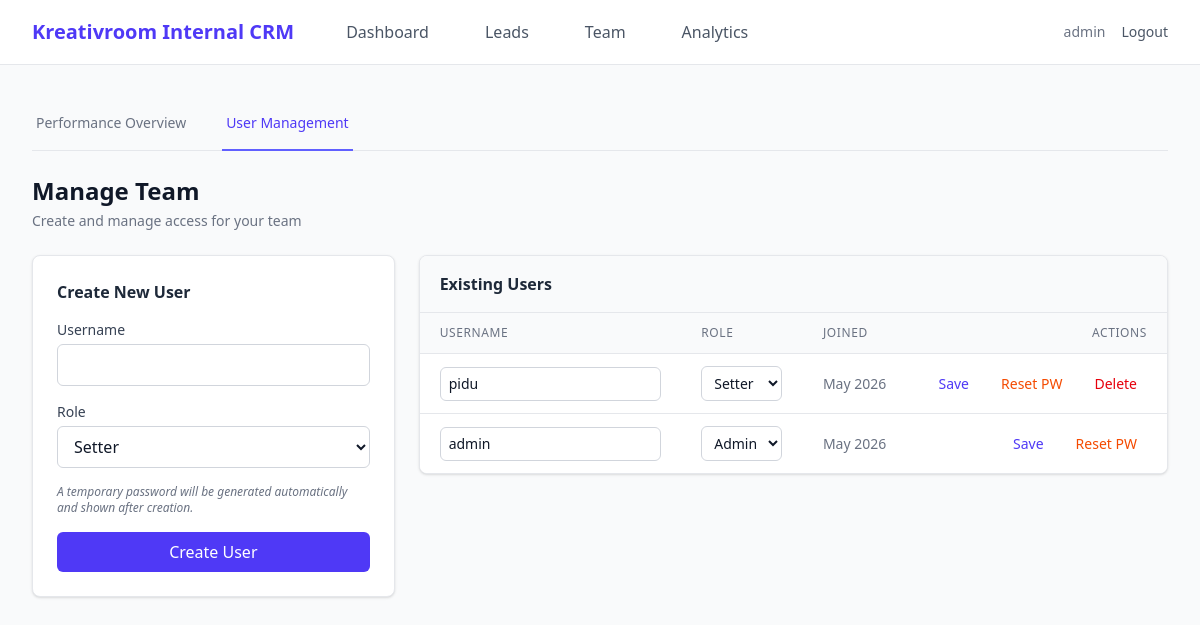
Page /admin/users (signed in) on the committed database.
### instagram_crm/models.py (models this page shows, shortened)
class User(UserMixin, db.Model):
    __tablename__ = "users"
    id            = db.Column(db.Integer, primary_key=True)
    username      = db.Column(db.String(255), unique=True, nullable=False)
    password_hash = db.Column(db.String(255), nullable=False)
    role          = db.Column(db.String(50), default="setter")
    last_login    = db.Column(db.DateTime, nullable=True)
    created_at    = db.Column(db.DateTime, default=datetime.utcnow)
    leads      = db.relationship("Lead", backref="setter", lazy="dynamic")
    activities = db.relationship("Activity", backref="user", lazy="dynamic")
    @property
    def is_admin(self) -> bool:
        return self.role == "admin"

### instagram_crm/admin.py (the view)
@admin_bp.route("/users")
@admin_required
def users():
    search    = request.args.get("q", "").strip().lower()
    query     = User.query
    if search:
        query = query.filter(User.username.ilike(f"%{search}%"))
    all_users = query.order_by(User.created_at.desc()).all()
    return render_template("admin/users.html", users=all_users, search=search)

### instagram_crm/admin.py (called while the page is built)
def admin_required(fn):
    from functools import wraps
    @wraps(fn)
    @login_required
    def wrapper(*args, **kwargs):
        if not current_user.is_admin:
            abort(403)
        return fn(*args, **kwargs)
    return wrapper

### instagram_crm/templates/admin/users.html (shortened to what this page needs)
{% extends "base.html" %}
{% block content %}
<div class="mb-6">
  <div class="border-b border-gray-200">
    <nav class="-mb-px flex space-x-8" aria-label="Tabs">
      <a href="{{ url_for('admin.team') }}" class="{% if request.endpoint == 'admin.team' %}border-indigo-500 text-indigo-600{% else %}border-transparent text-gray-500 hover:border-gray-300 hover:text-gray-700{% endif %} whitespace-nowrap py-4 px-1 border-b-2 font-medium text-sm">Performance Overview</a>
      <a href="{{ url_for('admin.users') }}" class="{% if request.endpoint == 'admin.users' %}border-indigo-500 text-indigo-600{% else %}border-transparent text-gray-500 hover:border-gray-300 hover:text-gray-700{% endif %} whitespace-nowrap py-4 px-1 border-b-2 font-medium text-sm">User Management</a>
    </nav>
  </div>
</div>
<div class="mb-6 flex justify-between items-center flex-wrap gap-4">
  <div>
    <h1 class="text-2xl font-bold text-gray-900">Manage Team</h1>
    <p class="text-sm text-gray-500 mt-1">Create and manage access for your team</p>
  </div>
</div>
<div class="grid grid-cols-1 md:grid-cols-3 gap-6">
  <div class="md:col-span-1">
    <div class="bg-white border border-gray-200 rounded-lg shadow-sm p-6">
      <h2 class="font-semibold text-gray-800 mb-4">Create New User</h2>
      <form method="POST" action="{{ url_for('admin.add_user') }}" class="space-y-4">
        <div>
          <label class="block text-sm font-medium text-gray-700 mb-1">Username</label>
          <input type="text" name="username" required class="w-full px-3 py-2 border border-gray-300 rounded-md focus:outline-none focus:ring-2 focus:ring-indigo-500">
        </div>
        <div>
          <label class="block text-sm font-medium text-gray-700 mb-1">Role</label>
          <select name="role" class="w-full px-3 py-2 border border-gray-300 rounded-md focus:outline-none focus:ring-2 focus:ring-indigo-500 bg-white">
            <option value="setter">Setter</option>
          </select>
        </div>
        <p class="text-xs text-gray-500 italic">A temporary password will be generated automatically and shown after creation.</p>
        <button type="submit" class="w-full bg-indigo-600 text-white font-medium py-2 px-4 rounded-md hover:bg-indigo-700 transition-colors">
          Create User
        </button>
      </form>
    </div>
  </div>
  <div class="md:col-span-2">
    <div class="bg-white border border-gray-200 rounded-lg shadow-sm overflow-hidden">
      <div class="px-5 py-4 border-b border-gray-200 bg-gray-50">
        <h2 class="font-semibold text-gray-800">Existing Users</h2>
      </div>
      <div class="overflow-x-auto">
        <table class="min-w-full divide-y divide-gray-200 text-sm text-left">
          <thead class="bg-gray-50 text-gray-500 uppercase tracking-wider text-xs">
            <tr>
              <th class="px-5 py-3 font-medium">Username</th>
              <th class="px-5 py-3 font-medium">Role</th>
              <th class="px-5 py-3 font-medium">Joined</th>
              <th class="px-5 py-3 font-medium text-right">Actions</th>
            </tr>
          </thead>
          <tbody class="divide-y divide-gray-200 bg-white">
            {% for u in users %}
            <tr class="hover:bg-gray-50">
              <td class="px-5 py-3">
                <form id="edit-user-{{ u.id }}" method="POST" action="{{ url_for('admin.edit_user', user_id=u.id) }}" class="flex flex-col gap-1">
                  <input type="text" name="username" value="{{ u.username }}" required
                    class="w-full min-w-48 px-2 py-1.5 border border-gray-300 rounded-md text-sm focus:outline-none focus:ring-2 focus:ring-indigo-500">
                </form>
              </td>
              <td class="px-5 py-3">
                <select name="role" form="edit-user-{{ u.id }}"
                  class="px-2 py-1.5 rounded-md border border-gray-300 text-sm bg-white focus:outline-none focus:ring-2 focus:ring-indigo-500">
                  <option value="setter" {% if u.role == 'setter' %}selected{% endif %}>Setter</option>
                  <option value="admin" {% if u.role == 'admin' %}selected{% endif %}>Admin</option>
                </select>
              </td>
              <td class="px-5 py-3 text-gray-500">
                {{ u.created_at.strftime('%b %Y') if u.created_at else 'N/A' }}
              </td>
              <td class="px-5 py-3 text-right">
                <div class="flex items-center justify-end gap-3 whitespace-nowrap">
                  <button type="submit" form="edit-user-{{ u.id }}" class="inline-flex items-center px-2.5 py-1.5 rounded-md text-indigo-600 hover:bg-indigo-50 hover:text-indigo-900 font-medium">
                    Save
                  </button>
                  <form method="POST" action="{{ url_for('admin.reset_password', user_id=u.id) }}" class="inline-flex" onsubmit="return confirm('Reset password for {{ u.username }}?');">
                    <button type="submit" class="inline-flex items-center px-2.5 py-1.5 rounded-md text-orange-600 hover:bg-orange-50 hover:text-orange-900 font-medium">Reset PW</button>
                  </form>
                  {% if u.id != current_user.id %}
                  <form method="POST" action="{{ url_for('admin.delete_user', user_id=u.id) }}" class="inline-flex" onsubmit="return confirm('DELETE user {{ u.username }}? This cannot be undone.');">
                    <button type="submit" class="inline-flex items-center px-2.5 py-1.5 rounded-md text-red-600 hover:bg-red-50 hover:text-red-900 font-medium">Delete</button>
                  </form>
                  {% endif %}
                </div>
              </td>
            </tr>
            {% else %}
            <tr>
              <td colspan="4" class="px-5 py-8 text-center text-gray-500">No users found.</td>
            </tr>
            {% endfor %}
          </tbody>
        </table>
      </div>
    </div>
  </div>
</div>
{% endblock %}

### instagram_crm/templates/base.html (shortened to what this page needs)
<!DOCTYPE html>
<html lang="en">
<head>
  <script src="https://unpkg.com/@tailwindcss/browser@4"></script>
</head>
<body class="bg-gray-50 text-gray-900 flex flex-col min-h-screen">
  {% if current_user.is_authenticated %}
  <nav class="bg-white border-b border-gray-200">
    <div class="max-w-7xl mx-auto px-4 sm:px-6 lg:px-8">
      <div class="flex justify-between h-16">
        <div class="flex items-center">
          <span class="text-xl font-bold text-indigo-600">Kreativroom Internal CRM</span>
          <div class="hidden md:flex md:ml-10 md:space-x-8">
            {% if current_user.is_admin %}
              <a href="{{ url_for('admin.dashboard') }}" class="text-gray-600 hover:text-gray-900 px-3 py-2 rounded-md font-medium">Dashboard</a>
              <a href="{{ url_for('admin.all_leads') }}" class="text-gray-600 hover:text-gray-900 px-3 py-2 rounded-md font-medium">Leads</a>
              <a href="{{ url_for('admin.team') }}" class="text-gray-600 hover:text-gray-900 px-3 py-2 rounded-md font-medium">Team</a>
              <a href="{{ url_for('admin.reports') }}" class="text-gray-600 hover:text-gray-900 px-3 py-2 rounded-md font-medium">Analytics</a>
            {% else %}
              <a href="{{ url_for('crm.dashboard') }}" class="text-gray-600 hover:text-gray-900 px-3 py-2 rounded-md font-medium">My Leads</a>
            {% endif %}
          </div>
        </div>
        <div class="flex items-center space-x-4">
          <span class="text-sm text-gray-500 hidden sm:block">{{ current_user.username }}</span>
          <a href="{{ url_for('auth.logout') }}" class="text-sm font-medium text-gray-600 hover:text-red-600">Logout</a>
        </div>
      </div>
    </div>
  </nav>
  {% endif %}
  <main class="flex-1 max-w-7xl w-full mx-auto p-4 sm:p-6 lg:p-8">
    {% block content %}{% endblock %}
  </main>
</body>
</html>

### instagram_crm/templates/base.html (style rules this page uses)
body { font-family: system-ui, -apple-system, sans-serif; }

### rows in the picture
User: username "admin", role "Admin", created_at "May 2026"
User: username "pidu", role "Setter", created_at "May 2026"
